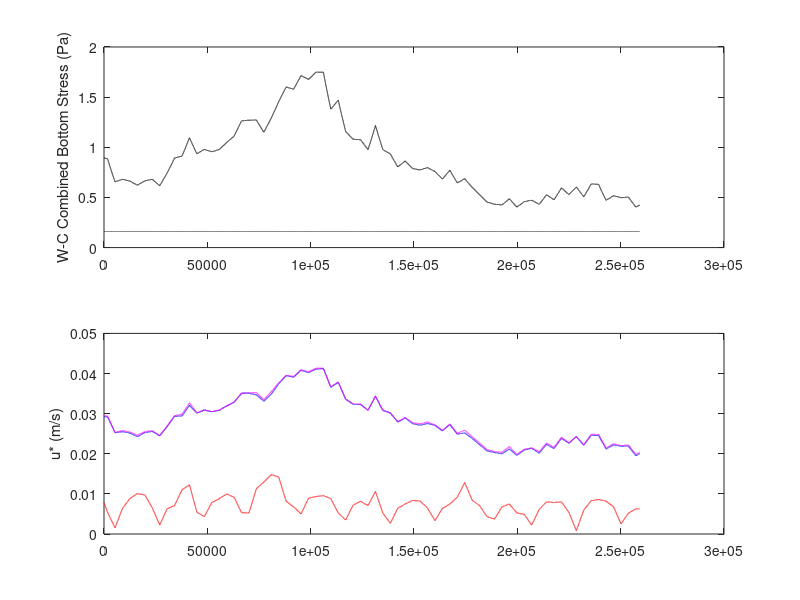

MATLAB code for this plot: (Note: this script raises an error after producing the figure.)
% fm_bbl_setup
clear
global dz w K Erate

% Constants
vk = 0.41;    % ( ) von Karman's const.
g = 9.81;     % (m/s) grav. accel.
rhow = 1025;  % (kg/m3) water density
mu = 1e-3;    % (whatevertheseare) molecular viscosity
nu = mu/rhow; % (m^2/s) kinematic viscosity
lat = 45;     % (degrees) latitude
Omega = 7.292115e-5; % Earth rotation rate (rad/s) Kantha & Clayson p.842
f = 2*Omega .* sin( lat*pi/180 ); % (1/s) Corliolis parameter

% User input
h = 12;    % total water depth (m)
dzz = .5;  % vertical

% Switches to enable/disable various processes
do_settle = 1
do_floc = 1
do_sand = 1
do_wibergK=1
do_altG=1
do_floc=1
do_wcbbl_model=0 % instead, provide time series u*, u*c, u*cw

% Sand characteristics
nps = 1;        % number of sand classes
rhoss = 2650;   % sand particle density
d50s = 0.15e-3; % sand median size(m)
tauc = 0.16 % critical stress for erosion (Pa)
wss = -0.012 % sand settling velocity (m/s)
E0 = 5e-6; % erosion-rate parameter (kg m2 s-1)
Cb = 0.6;  % bed fraction (1-porosity) ()
kN = 2.5*d50s; % Soulsby (1997) p. 48
zoc = kN/30;

% Floc population parameters
npmud = 15;
Dp = 4e-6;
nf = 2.2;
rhos = 2650;
f_clim = 0.001;

% For winterwerp equilibrium diameter
ka=20;
%kb=ka/(1.6429*1e-3);
kb=ka/(1.22*1.55*1e-3);
% Floc model parameters
l_ADS=0;
l_ASH=1;
l_COLLFRAG=0;
f_dmax=0.001500;
f_nb_frag=2.;
alpha=0.35;
beta=0.15;
f_ater=0.;
f_ero_frac=0.0;
f_ero_nbfrag=2.;
f_ero_iv=1;
f_mneg_param=0.00;
f_collfragparam=0.00;
dfragmax=0.00003;
epsilon = 1e-10;

% Floc population distribution
Df = logspace(log10(4e-6),log10(1500e-6),npmud)';
% Df=Df(7:end);
% np=length(Df);
rhof = rhow+(rhos-rhow)*(Dp./Df).^(3-nf);
volf = (pi/6.0)*Df.^3;
mass = volf.*(rhof-rhow);
wsf =  -g*(rhof-rhow).*Df.^2 ./(18.*0.001);

% Initialize bbl
zf = (0:dzz:h)';         % faces
dz = diff(zf);
zc = (dzz/2:dzz:h-dzz/2)'; % centers
nzc = length(zc);

% Initial mud concentration
massconc = 0.10*ones(nzc,npmud)./npmud; % g/l = kg/m3

% Time series of forcing
Tc = 4*3600; % tidal current period
omegac = 2*pi/(Tc);
Ttot = 1.75*Tc; % (s) overall time interval for solution
%Ttot = .2*Tc; % short run
CFLt = dzz/(max( abs(wss), max(abs(wsf)) ))
dtint = fix(CFLt/2) % (s) dt for settling solution
dt = dtint/2; % (s) for calculations

t = 0:dt:Ttot;
nt = length(t);

Tw = 10; % wave period (s)
omegaw = 2*pi/Tw;

% steady forcing, then off
if(0)
   uc = 0.15*ones(size(t));
   uw = 0.4*ones(size(t));
   uw(t>(2*3600))=0; % shut off waves after 2 hours.
   uc(t>(2*3600))=0;
end

% time-dependent forcing
if(0)
   Te = 2*3600; % wave event period
   uc = 0.2+0.2* sin( omegac*t );
   te = 0:dt:Te;
   uwa = 0.4 % uw amplitude
   
   uwe = uwa/2+(uwa/2)*cos(te*2*pi/Te - pi)
   tes = .75*Tc;
   ies = find(t>=tes,1,'first')
   uw = zeros(size(t));
   uw(ies:ies+length(uwe)-1)=uwe;
   figure(3); clf; plot(t/3600,uw,'-b',t/3600,uc,'-r')
end
% MVCO modeled stresses
if(1)
   do_wcbbl_model = 0;
   ds = datenum('24-Sep-2011')
   ds = datenum('2-Oct-2011')
   de = datenum('5-Oct-2011')
   t = 0:dt:((de-ds)*24*3600);
   nt = length(t);
   tint = ds:dt/(3600*24):de;
   load MVCO_stress
   ustc = interp1(dn,ustc,tint);
   ustw = interp1(dn,ustw,tint);
   ustcw = interp1(dn,ustcw,tint);
   taub = rhow*ustcw.^2;
   zoa = ones(nt,1)*zoc;
   figure(1); clf
   subplot(211)
   plot(t,taub,'-k')
   hold on
   plot(t,ones(size(taub))*tauc,'--k')
   ylabel('W-C Combined Bottom Stress (Pa)')
   subplot(212)
   plot(t,ustc,'-r',t,ustw,'-b',t,ustcw,'-m')
   ylabel('u* (m/s)')
   shg
end
%% Exectute main program
fm_bbl_main